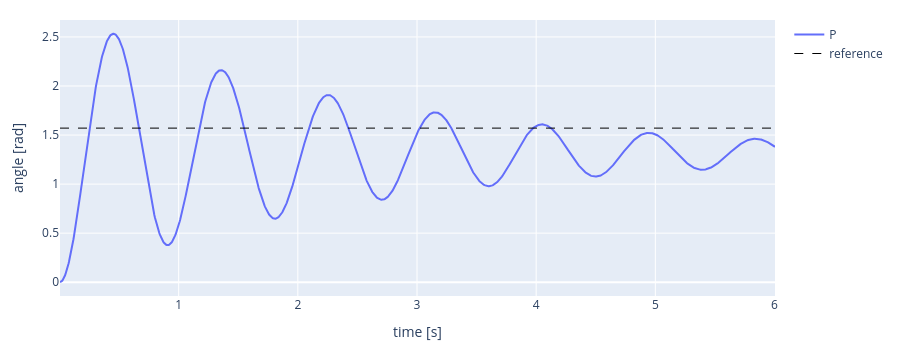
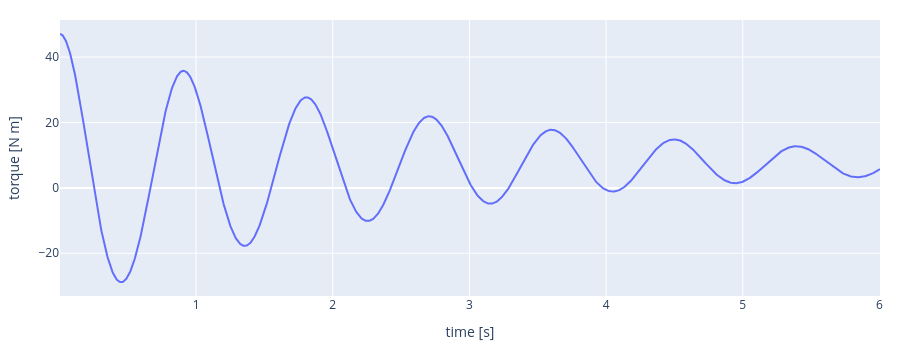

Write notebook code for charts like these, in order.
### Code cell
# ORIGINAL - test with suboptimal value for Kp -> for comparison in future plots

# Controller settings
q_desired = np.pi / 2    # target angle [rad]: arm horizontal
Kp = 30.0#326.0                 # proportional gain [N m per rad of error] #TODO: 
duration = 6.0#15.0           # how long to run [s]

# Start with the arm hanging down, at rest
ctl.reset_joints(pendulum, [motor], [0.0])

time_log, angle_log, torque_log = [], [], []
t = 0.0
while t < duration:
    # 1. SENSE: read the joint angle from the encoder
    q = p.getJointState(pendulum, motor)[0]

    # 2. CONTROL: compute the motor torque from the error
    error = q_desired - q
    torque = Kp * error

    # 3. ACT: send the torque to the motor, and let the simulated world move for one time step
    p.setJointMotorControl2(pendulum, motor, p.TORQUE_CONTROL, force=torque)

    
    # 4. WAIT: let one time step of real time pass, so what you see runs at real speed (comment out for faster simulation, or sleep for DT/4)
    p.stepSimulation()
    t = t + DT
    
    time.sleep(DT)

    # Logging:
    time_log.append(t)
    angle_log.append(q)
    torque_log.append(torque)

p_time, p_angle, p_torque = time_log, angle_log, torque_log   # keep this run, to compare later
ctl.plot_series(time_log, {"P": angle_log}, ylabel="angle [rad]", ref=q_desired)
ctl.plot_series(time_log, {"P": torque_log}, ylabel="torque [N m]")

### Figure 1 — Plotly figure (JSON) as saved in the notebook; plotly's stock layout.template omitted (floating-point values rounded to 4 significant figures; data arrays with more than 128 entries replaced by an {"elided": "..."} marker saying what was removed)
{"data": [{"line": {"color": "#636EFA"}, "mode": "lines", "name": "P", "type": "scatter", "x": {"elided": "1441 float values"}, "y": {"elided": "1441 float values"}}, {"line": {"color": "black", "dash": "dash", "width": 1}, "mode": "lines", "name": "reference", "type": "scatter", "x": {"elided": "1441 float values"}, "y": {"elided": "1441 float values"}}], "layout": {"height": 350, "margin": {"b": 50, "l": 60, "r": 20, "t": 20}, "title": {}, "xaxis": {"title": {"text": "time [s]"}}, "yaxis": {"title": {"text": "angle [rad]"}}}}

### Figure 2 — Plotly figure (JSON) as saved in the notebook; plotly's stock layout.template omitted (floating-point values rounded to 4 significant figures; data arrays with more than 128 entries replaced by an {"elided": "..."} marker saying what was removed)
{"data": [{"line": {"color": "#636EFA"}, "mode": "lines", "name": "P", "type": "scatter", "x": {"elided": "1441 float values"}, "y": {"elided": "1441 float values"}}], "layout": {"height": 350, "margin": {"b": 50, "l": 60, "r": 20, "t": 20}, "title": {}, "xaxis": {"title": {"text": "time [s]"}}, "yaxis": {"title": {"text": "torque [N m]"}}}}
